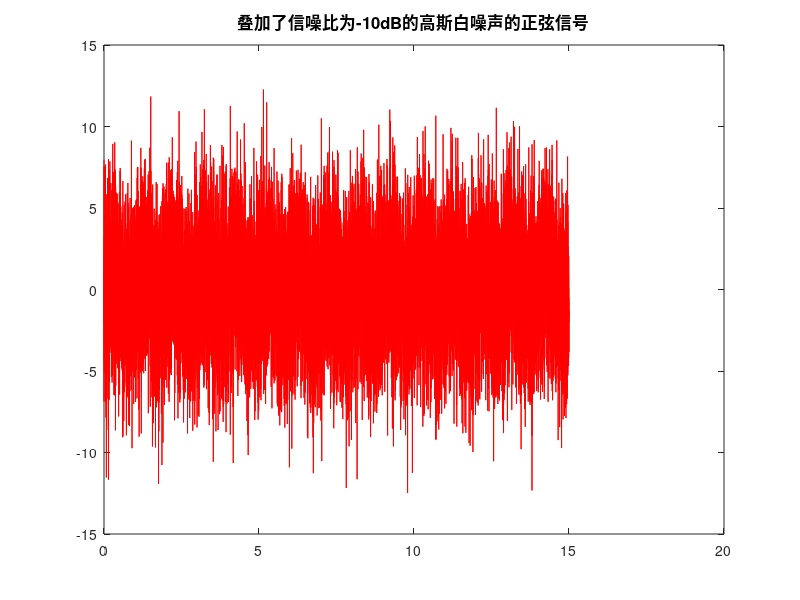
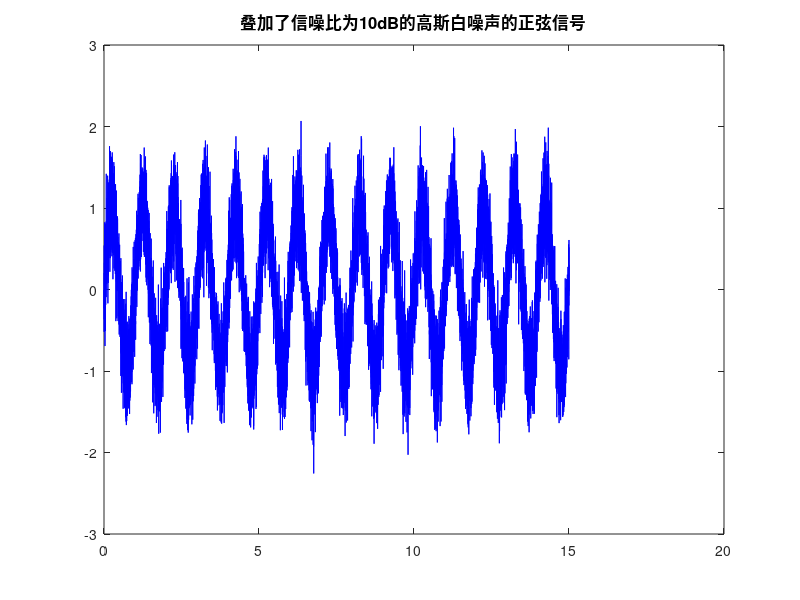

The MATLAB source for these figures, in order:
clc; clear;
t = 0 : 0.001 : 15;
s = sin(2 * pi * t);
s_noise_1 = awgn(s, -10);
s_noise_2 = awgn(s, 10);

figure(1);
plot(t, s_noise_1,'r-');
title('叠加了信噪比为-10dB的高斯白噪声的正弦信号', 'FontSize', 12);

figure(2);
plot(t, s_noise_2,'b-');
title('叠加了信噪比为10dB的高斯白噪声的正弦信号', 'FontSize', 12);
